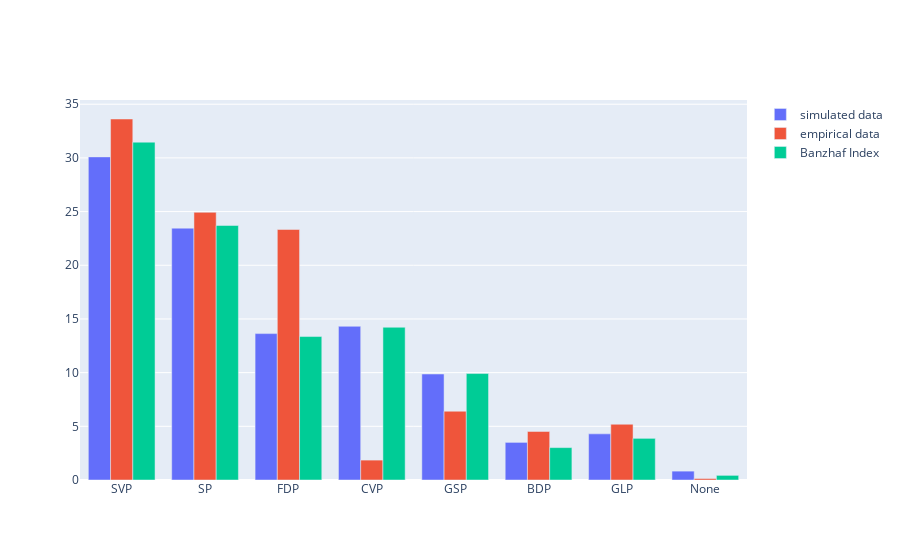

Source (notebook cell):
### Code cell
groupedBar_Dict([impVotingPower1(simData_49), impVotingPower1(data_49), PBI.votingPower(factions_size_49)], ['simulated data','empirical data','Banzhaf Index'])

### Figure 1 — Plotly figure (JSON) as saved in the notebook; plotly's stock layout.template omitted (floating-point values rounded to 4 significant figures)
{"data": [{"name": "simulated data", "type": "bar", "x": ["SVP", "SP", "FDP", "CVP", "GSP", "BDP", "GLP", "None"], "y": [30.1, 23.45, 13.64, 14.32, 9.871, 3.503, 4.298, 0.8261]}, {"name": "empirical data", "type": "bar", "x": ["SVP", "SP", "CVP", "GSP", "FDP", "GLP", "BDP", "None"], "y": [33.62, 24.93, 1.853, 6.406, 23.33, 5.191, 4.522, 0.1384]}, {"name": "Banzhaf Index", "type": "bar", "x": ["SVP", "SP", "FDP", "CVP", "GSP", "BDP", "GLP", "None"], "y": [31.47, 23.71, 13.36, 14.22, 9.914, 3.017, 3.879, 0.431]}], "layout": {"barmode": "group"}}
